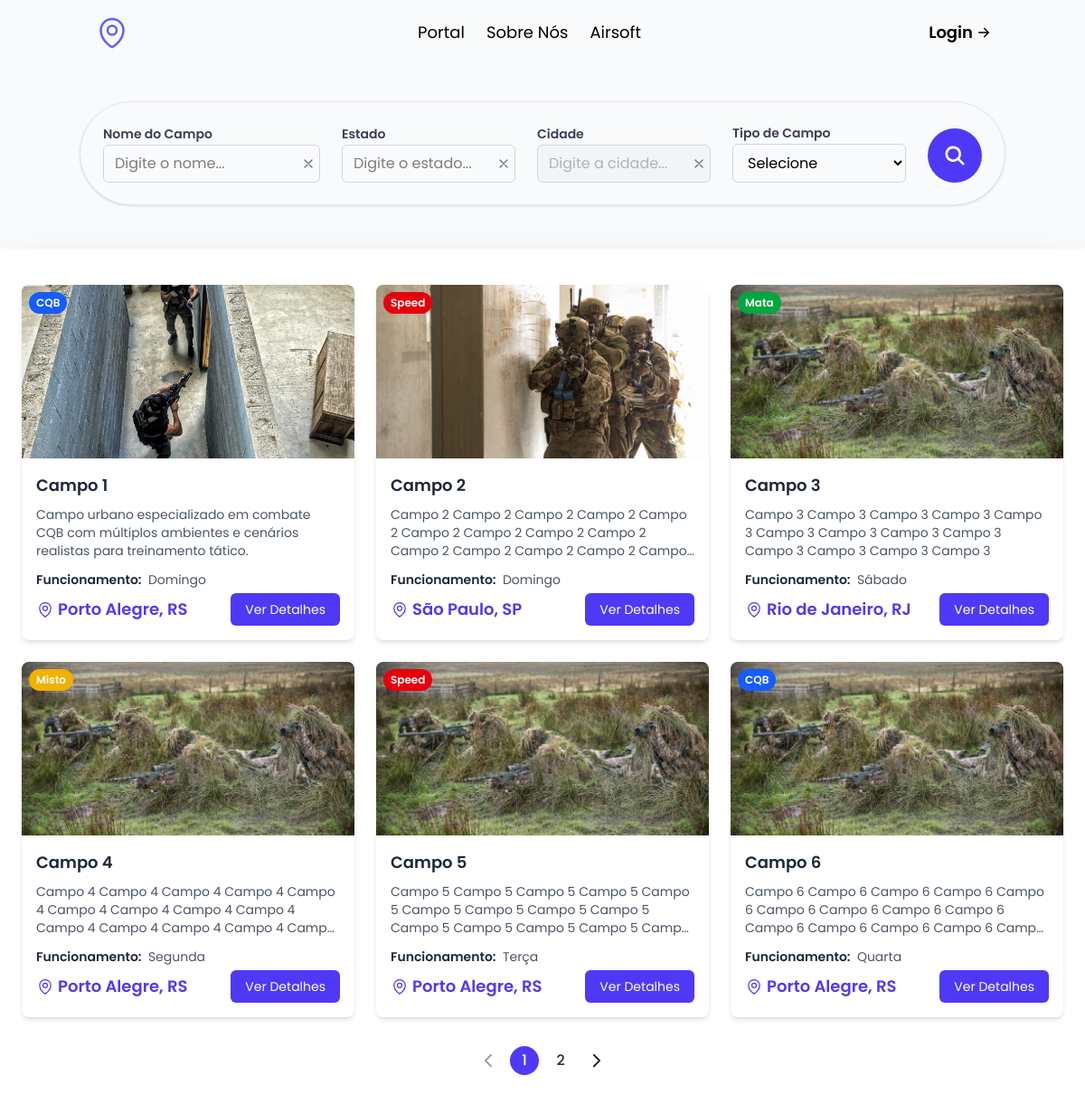
The page / on the database its author committed.
### fields/models.py (models this page shows, shortened)
class Field(models.Model):
    FIELD_TYPE_CHOICES = [
        ('CQB', 'CQB'),
        ('MATA', 'Mata'),
        ('MISTO', 'Misto'),
        ('SPEED', 'Speed'),
    ]
    field_name = models.CharField(max_length=200, verbose_name="Nome do campo", blank=False, null=False)
    field_type = models.CharField(max_length=10, choices=FIELD_TYPE_CHOICES, verbose_name="Tipo de Campo", blank=False, null=False)
    address = models.TextField(verbose_name="Endereço", blank=False, null=False)
    state = models.CharField(max_length=100, verbose_name="Estado", blank=False, null=False)
    state_abbreviation = models.CharField(max_length=2, verbose_name="Abreviação do Estado", blank=False, null=False)
    city = models.CharField(max_length=100, verbose_name="Cidade", blank=False, null=False)
    phone = models.CharField(validators=[
        MinLengthValidator(15),
        MaxLengthValidator(15)],
        verbose_name="Telefone", blank=False, null=False)
    description = models.TextField(validators=[MinLengthValidator(60)], verbose_name="Descrição", blank=False, null=False)
    operating_hours = models.TextField(verbose_name="Horário de funcionamento", blank=False, null=False)
    visible = models.BooleanField(default=True, verbose_name="Visível", blank=False, null=False)
    organizer = models.ForeignKey(settings.AUTH_USER_MODEL, on_delete=models.CASCADE, verbose_name="Organizador", blank=False, null=False)
    class Meta:
        verbose_name = "Campo"
        verbose_name_plural = "Campos"
        constraints = [
            models.CheckConstraint(check=~Q(field_name=''), name='field_field_name_not_empty'),
            models.CheckConstraint(check=~Q(address=''), name='field_address_not_empty'),
            models.CheckConstraint(check=~Q(state=''), name='field_state_not_empty'),
            models.CheckConstraint(check=~Q(state_abbreviation=''), name='field_state_abbrev_not_empty'),
            models.CheckConstraint(check=~Q(city=''), name='field_city_not_empty'),
            models.CheckConstraint(check=~Q(phone=''), name='field_phone_not_empty'),
            models.CheckConstraint(check=~Q(description=''), name='field_description_not_empty'),
            models.CheckConstraint(check=~Q(operating_hours=''), name='field_operating_hours_not_empty'),
        ]

class FieldPhoto(models.Model):
    field = models.ForeignKey(Field, on_delete=models.CASCADE, related_name='photos', verbose_name="Campo", blank=False, null=False)
    photo = models.ImageField(upload_to='field_photos/', verbose_name="Foto", blank=False, null=False)
    class Meta:
        verbose_name = "Foto do campo"
        verbose_name_plural = "Fotos dos campos"

### fields/views.py (the view)
# urls.py: path("", views.index, name="index"),
def index(request):
    filter_mapping = {
        'field_name': 'field_name__icontains',
        'field_state': 'state',
        'field_city': 'city',
        'field_type': 'field_type',
    }
    fields = Field.objects.all().filter(visible=True)
    applied_filters = {}
    params = {}
    for get_param, model_field in filter_mapping.items():
        query_value = request.GET.get(get_param)
        value = query_value.strip() if query_value else None
        if value:
            filter_args = {model_field: value}
            applied_filters[get_param] = value
            fields = fields.filter(**filter_args)
            params[get_param] = value
    paginator = Paginator(fields, 6)
    page_number = request.GET.get('page')
    page_obj = paginator.get_page(page_number)
    base_qs = urlencode(params)
    base_qs = f"{base_qs}&" if base_qs else ""
    return render(request, "fields/index.html", {
            'fields': page_obj,
            'applied_filters': applied_filters,
            'base_qs': base_qs
        })

### fields/templates/fields/index.html (shortened to what this page needs)
{% extends "fields/base.html" %}
{% load static %}
{% block content %}
<form method="GET" action="{% url 'index' %}" id="filter-form">
  <div class="m-4 md:m-10">
    <div
      class="w-full max-w-5xl mx-auto px-4 md:px-6 py-4 md:py-6 rounded-2xl md:rounded-full bg-gray-50 border border-gray-200 shadow-sm"
    >
      <div
        class="flex flex-col md:flex-row items-stretch md:items-end justify-center gap-4 md:gap-6"
      >
        <div class="flex flex-col w-full md:w-60">
          <label
            for="filter-field-name"
            class="font-semibold text-sm text-gray-700 mb-0.5"
            >Nome do Campo</label
          >
          <div class="relative flex items-center">
            <input
              id="filter-field-name"
              name="field_name"
              type="text"
              class="w-full px-3 py-2 border border-gray-300 rounded-md focus:outline-none focus:ring-2 focus:ring-indigo-500 focus:border-indigo-500"
              placeholder="Digite o nome..."
              value="{{ request.GET.field_name|default:'' }}"
            />
            <button
              type="button"
              class="clear-filter absolute right-1 text-gray-500 rounded-full p-0.25 hover:cursor-pointer hover:text-gray-700 hover:bg-gray-100"
            >
              <svg
                xmlns="http://www.w3.org/2000/svg"
                fill="none"
                viewBox="0 0 24 24"
                stroke-width="2"
                stroke="currentColor"
                class="size-4"
              >
                <path
                  stroke-linecap="round"
                  stroke-linejoin="round"
                  d="M6 18 18 6M6 6l12 12"
                />
              </svg>
            </button>
          </div>
        </div>
        <div class="flex flex-col w-full md:w-48 relative">
          <label
            for="filter-field-state"
            class="font-semibold text-sm text-gray-700 mb-0.5"
            >Estado</label
          >
          <div class="flex items-center">
            <input
              id="filter-field-state"
              name="field_state"
              type="text"
              class="w-full field-state px-3 py-2 pr-10 border border-gray-300 rounded-md focus:outline-none focus:ring-2 focus:ring-indigo-500 focus:border-indigo-500"
              placeholder="Digite o estado..."
              autocomplete="off"
              value="{{ request.GET.field_state|default:'' }}"
            />
            <button
              type="button"
              class="clear-filter absolute right-1 text-gray-500 rounded-full p-0.25 hover:cursor-pointer hover:text-gray-700 hover:bg-gray-100"
            >
              <svg
                xmlns="http://www.w3.org/2000/svg"
                fill="none"
                viewBox="0 0 24 24"
                stroke-width="2"
                stroke="currentColor"
                class="size-4"
              >
                <path
                  stroke-linecap="round"
                  stroke-linejoin="round"
                  d="M6 18 18 6M6 6l12 12"
                />
              </svg>
            </button>
          </div>
        </div>
        <div class="flex flex-col w-full md:w-48 relative">
          <label
            for="filter-field-city"
            class="font-semibold text-sm text-gray-700 mb-0.5"
            >Cidade</label
          >
          <div class="flex items-center">
            <input
              disabled
              id="filter-field-city"
              name="field_city"
              type="text"
              class="w-full field-city px-3 py-2 border border-gray-300 rounded-md disabled:bg-gray-100 disabled:text-gray-500 focus:outline-none focus:ring-2 focus:ring-indigo-500 focus:border-indigo-500"
              placeholder="Digite a cidade..."
              autocomplete="off"
              value="{{ request.GET.field_city|default:'' }}"
            />
            <button
              type="button"
              class="clear-filter absolute right-1 text-gray-500 rounded-full p-0.25 hover:cursor-pointer hover:text-gray-700 hover:bg-gray-100"
            >
              <svg
                xmlns="http://www.w3.org/2000/svg"
                fill="none"
                viewBox="0 0 24 24"
                stroke-width="2"
                stroke="currentColor"
                class="size-4"
              >
                <path
                  stroke-linecap="round"
                  stroke-linejoin="round"
                  d="M6 18 18 6M6 6l12 12"
                />
              </svg>
            </button>
          </div>
        </div>
        <div class="flex flex-col w-full md:w-48">
          <label
            for="filter-field-type"
            class="font-semibold text-sm text-gray-700 mb-0.5"
            >Tipo de Campo</label
          >
          <select
            id="filter-field-type"
            name="field_type"
            class="w-full px-3 py-2 border border-gray-300 rounded-md focus:outline-none focus:ring-2 focus:ring-indigo-500 focus:border-indigo-500"
          >
          <option value="" {% if not request.GET.field_type %}selected{% endif %}>Selecione</option>
        </select>
        </div>
        <div class="flex flex-col w-full md:w-auto">
          <button
            id="search-button"
            type="submit"
            class="w-full md:w-15 h-12 md:h-15 bg-indigo-600 text-white rounded-md md:rounded-full hover:bg-indigo-700 focus:outline-none hover:cursor-pointer transition-colors flex items-center justify-center"
          >
            <svg
              xmlns="http://www.w3.org/2000/svg"
              viewBox="0 0 16 16"
              fill="currentColor"
              class="size-5 md:size-7"
            >
              <path
                fill-rule="evenodd"
                d="M9.965 11.026a5 5 0 1 1 1.06-1.06l2.755 2.754a.75.75 0 1 1-1.06 1.06l-2.755-2.754ZM10.5 7a3.5 3.5 0 1 1-7 0 3.5 3.5 0 0 1 7 0Z"
                clip-rule="evenodd"
              />
            </svg>
          </button>
        </div>
      </div>
    </div>
  </form>
  <div id="filter-tags-container" class="pt-2 max-w-5xl mx-auto flex gap-3">
  </div>
<div class="flex-1 bg-white pt-10 shadow-2xl">
  <div
    class="grid grid-cols-1 md:grid-cols-2 lg:grid-cols-3 gap-6 max-w-7xl mx-auto pl-6 pr-6 mb-8"
  >
    {% if fields %}
      {% for field in fields %}
        <div
          class="bg-white rounded-lg shadow-md hover:shadow-lg transition-shadow duration-300 overflow-hidden"
        >
          <div class="relative">
            <img
              src="{{ field.photos.first.photo.url }}"
              alt="Campo de Airsoft"
              class="w-full h-48 object-cover"
            />
            <div
              class="absolute top-2 left-2 text-white px-2 py-1 rounded-full text-xs font-semibold
              {% if field.field_type == 'MISTO' %}
              bg-yellow-500
              {% elif field.field_type == 'MATA' %}
              bg-green-600
              {% elif field.field_type == 'CQB' %}
              bg-blue-600
              {% elif field.field_type == 'SPEED' %}
              bg-red-600
              {% endif %}"
            >
              {{ field.get_field_type_display }}
            </div>
          </div>
          <div class="p-4">
            <h3 class="font-semibold text-lg text-gray-800 mb-2">{{ field.field_name }}</h3>
            <p class="text-gray-600 text-sm mb-3 line-clamp-3">
              {{ field.description }}
            </p>
            <p class="text-gray-600 text-sm line-clamp-1">
                <span class="font-semibold text-gray-800 mr-1">
                  Funcionamento:
                </span>
                {{ field.operating_hours }}
            </p>
            <div class="flex items-center justify-between mt-1.25">
              <span class="flex flex-row items-center text-indigo-600 font-semibold text-lg">
              {{ field.city }}, {{ field.state_abbreviation }}</span>
              <button
                data-field-name="{{ field.field_name }}"
                data-field-type="{{ field.get_field_type_display}}"
                data-field-phone="{{ field.phone }}"
                data-field-state="{{ field.state }}"
                data-field-city="{{ field.city }}"
                data-field-address="{{ field.address }}"
                data-field-description="{{ field.description }}"
                data-field-hours="{{ field.operating_hours }}"
                data-field-image-url="{{ field.photos.first.photo.url }}"
                class="details-field bg-indigo-600 hover:cursor-pointer hover:bg-indigo-700 text-white px-4 py-2 rounded-md text-sm transition-colors"
              >
                Ver Detalhes
              </button>
            </div>
          </div>
        </div>
      {% endfor %}
    {% else %}
      <p class="text-center col-span-3 text-gray-500">Nenhum campo encontrado.</p>
    {% endif %}
  </div>
  {% if fields.paginator.num_pages > 1 %}
    <nav class="pagination mb-8 flex gap-2 justify-center items-center ">
    <a href="?{% if fields.has_previous %}{{ base_qs }}page={{ fields.previous_page_number }}{% endif %}"
       class="rounded-full flex items-center justify-center h-8 w-8
              {% if fields.has_previous %}hover:bg-indigo-300/35 text-gray-800{% else %}cursor-not-allowed text-gray-400{% endif %}">
      <svg xmlns="http://www.w3.org/2000/svg" fill="none" viewBox="0 0 24 24"
           stroke-width="2.25" stroke="currentColor" class="size-5">
        <path stroke-linecap="round" stroke-linejoin="round" d="M15.75 19.5 8.25 12l7.5-7.5" />
      </svg>
    </a>
    <span class="font-medium rounded-full flex items-center justify-center h-8 w-8 bg-indigo-600 text-white">
      {{ fields.number }}
    </span>
    {% if fields.number < fields.paginator.num_pages %}
      <a href="?{{ base_qs }}page={{ fields.number|add:1 }}"
         class="font-medium text-gray-800 rounded-full flex items-center justify-center h-8 w-8 hover:bg-indigo-300/35">
        {{ fields.number|add:1 }}
      </a>
    {% endif %}
    <a href="?{% if fields.has_next %}{{ base_qs }}page={{ fields.next_page_number }}{% endif %}"
       class="rounded-full flex items-center justify-center h-8 w-8
              {% if fields.has_next %}hover:bg-indigo-300/35 text-gray-800{% else %}cursor-not-allowed text-gray-400{% endif %}">
      <svg xmlns="http://www.w3.org/2000/svg" fill="none" viewBox="0 0 24 24"
           stroke-width="2.25" stroke="currentColor" class="size-5">
        <path stroke-linecap="round" stroke-linejoin="round" d="m8.25 4.5 7.5 7.5-7.5 7.5" />
      </svg>
    </a>
    </nav>
  {% endif %}
</div>
{% endblock %}

### rows shown on the page
Field: photos.first.photo (picture), field_type "CQB", field_name "Campo 1", description "Campo urbano especializado em combate CQB com múltiplos ambientes e cenários realistas para treinamento tático.", operating_hours "Domingo", city "Porto Alegre", state_abbreviation "RS"
Field: photos.first.photo (picture), field_type "Speed", field_name "Campo 2", description "Campo 2 Campo 2 Campo 2 Campo 2 Campo 2 Campo 2 Campo 2 Campo 2 Campo 2 Campo 2 Campo 2 Campo 2 Campo 2…", operating_hours "Domingo", city "São Paulo", state_abbreviation "SP"
Field: photos.first.photo (picture), field_type "Mata", field_name "Campo 3", description "Campo 3 Campo 3 Campo 3 Campo 3 Campo 3 Campo 3 Campo 3 Campo 3 Campo 3 Campo 3 Campo 3 Campo 3 Campo 3", operating_hours "Sábado", city "Rio de Janeiro", state_abbreviation "RJ"
Field: photos.first.photo (picture), field_type "Misto", field_name "Campo 4", description "Campo 4 Campo 4 Campo 4 Campo 4 Campo 4 Campo 4 Campo 4 Campo 4 Campo 4 Campo 4 Campo 4 Campo 4 Campo 4…", operating_hours "Segunda", city "Porto Alegre", state_abbreviation "RS"
Field: photos.first.photo (picture), field_type "Speed", field_name "Campo 5", description "Campo 5 Campo 5 Campo 5 Campo 5 Campo 5 Campo 5 Campo 5 Campo 5 Campo 5 Campo 5 Campo 5 Campo 5 Campo 5…", operating_hours "Terça", city "Porto Alegre", state_abbreviation "RS"
Field: photos.first.photo (picture), field_type "CQB", field_name "Campo 6", description "Campo 6 Campo 6 Campo 6 Campo 6 Campo 6 Campo 6 Campo 6 Campo 6 Campo 6 Campo 6 Campo 6 Campo 6 Campo 6…", operating_hours "Quarta", city "Porto Alegre", state_abbreviation "RS"

### other values the page prints
{{ fields.number }} "1"
{{ fields.number|add:1 }} "2"
